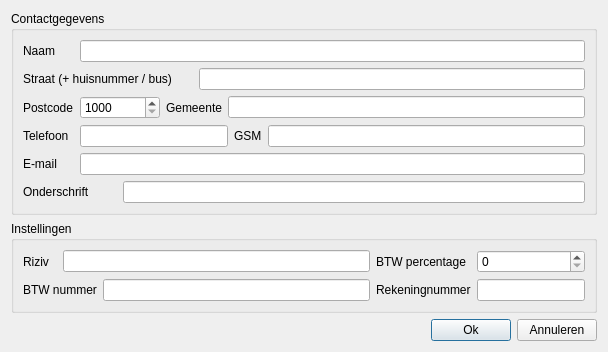
<?xml version="1.0" encoding="UTF-8"?>
<ui version="4.0">
 <class>Instellingen</class>
 <widget class="QDialog" name="Instellingen">
  <property name="windowModality">
   <enum>Qt::WindowModal</enum>
  </property>
  <property name="geometry">
   <rect>
    <x>0</x>
    <y>0</y>
    <width>608</width>
    <height>333</height>
   </rect>
  </property>
  <property name="contextMenuPolicy">
   <enum>Qt::DefaultContextMenu</enum>
  </property>
  <property name="windowTitle">
   <string>Instellingen</string>
  </property>
  <property name="windowIcon">
   <iconset resource="../icons.qrc">
    <normaloff>:/icons/agt_softwareD-64.png</normaloff>:/icons/agt_softwareD-64.png</iconset>
  </property>
  <property name="locale">
   <locale language="Dutch" country="Belgium"/>
  </property>
  <property name="modal">
   <bool>true</bool>
  </property>
  <layout class="QGridLayout" name="gridLayout_3">
   <item row="0" column="0">
    <widget class="QGroupBox" name="g_contactgegevens">
     <property name="title">
      <string>Contactgegevens</string>
     </property>
     <layout class="QGridLayout" name="gridLayout">
      <item row="0" column="0">
       <widget class="QLabel" name="l_naam">
        <property name="text">
         <string>Naam</string>
        </property>
       </widget>
      </item>
      <item row="0" column="1" colspan="7">
       <widget class="QLineEdit" name="m_naam"/>
      </item>
      <item row="1" column="0" colspan="4">
       <widget class="QLabel" name="l_straat">
        <property name="text">
         <string>Straat (+ huisnummer / bus)</string>
        </property>
       </widget>
      </item>
      <item row="1" column="4" colspan="4">
       <widget class="QLineEdit" name="m_straat"/>
      </item>
      <item row="2" column="0">
       <widget class="QLabel" name="l_postcode">
        <property name="text">
         <string>Postcode</string>
        </property>
       </widget>
      </item>
      <item row="2" column="1" colspan="2">
       <widget class="QSpinBox" name="m_postcode">
        <property name="sizePolicy">
         <sizepolicy hsizetype="Preferred" vsizetype="Fixed">
          <horstretch>0</horstretch>
          <verstretch>0</verstretch>
         </sizepolicy>
        </property>
        <property name="minimumSize">
         <size>
          <width>80</width>
          <height>0</height>
         </size>
        </property>
        <property name="minimum">
         <number>1000</number>
        </property>
        <property name="maximum">
         <number>9999</number>
        </property>
       </widget>
      </item>
      <item row="2" column="3" colspan="2">
       <widget class="QLabel" name="l_gemeente">
        <property name="text">
         <string>Gemeente</string>
        </property>
       </widget>
      </item>
      <item row="2" column="5" colspan="3">
       <widget class="QLineEdit" name="m_gemeente"/>
      </item>
      <item row="3" column="0">
       <widget class="QLabel" name="l_telefoon">
        <property name="text">
         <string>Telefoon</string>
        </property>
       </widget>
      </item>
      <item row="3" column="1" colspan="5">
       <widget class="QLineEdit" name="m_telefoon"/>
      </item>
      <item row="3" column="6">
       <widget class="QLabel" name="l_gsm">
        <property name="text">
         <string>GSM</string>
        </property>
       </widget>
      </item>
      <item row="3" column="7">
       <widget class="QLineEdit" name="m_gsm"/>
      </item>
      <item row="4" column="0">
       <widget class="QLabel" name="l_email">
        <property name="text">
         <string>E-mail</string>
        </property>
       </widget>
      </item>
      <item row="4" column="1" colspan="7">
       <widget class="QLineEdit" name="m_email"/>
      </item>
      <item row="5" column="0" colspan="2">
       <widget class="QLabel" name="l_onderschrift">
        <property name="text">
         <string>Onderschrift</string>
        </property>
       </widget>
      </item>
      <item row="5" column="2" colspan="6">
       <widget class="QLineEdit" name="m_onderschrift"/>
      </item>
     </layout>
    </widget>
   </item>
   <item row="1" column="0">
    <widget class="QGroupBox" name="g_instellingen">
     <property name="title">
      <string>Instellingen</string>
     </property>
     <layout class="QGridLayout" name="gridLayout_2">
      <item row="0" column="0">
       <widget class="QLabel" name="l_riziv">
        <property name="text">
         <string>Riziv</string>
        </property>
       </widget>
      </item>
      <item row="0" column="1" colspan="2">
       <widget class="QLineEdit" name="m_riziv"/>
      </item>
      <item row="0" column="3">
       <widget class="QLabel" name="l_btwpercentage">
        <property name="text">
         <string>BTW percentage</string>
        </property>
       </widget>
      </item>
      <item row="0" column="4">
       <widget class="QSpinBox" name="m_btwpercentage">
        <property name="sizePolicy">
         <sizepolicy hsizetype="Preferred" vsizetype="Fixed">
          <horstretch>0</horstretch>
          <verstretch>0</verstretch>
         </sizepolicy>
        </property>
        <property name="maximumSize">
         <size>
          <width>200</width>
          <height>16777215</height>
         </size>
        </property>
       </widget>
      </item>
      <item row="1" column="0" colspan="2">
       <widget class="QLabel" name="l_btwnummer">
        <property name="text">
         <string>BTW nummer</string>
        </property>
       </widget>
      </item>
      <item row="1" column="2">
       <widget class="QLineEdit" name="m_btwnummer"/>
      </item>
      <item row="1" column="3">
       <widget class="QLabel" name="l_rekeningnummer">
        <property name="text">
         <string>Rekeningnummer</string>
        </property>
       </widget>
      </item>
      <item row="1" column="4">
       <widget class="QLineEdit" name="m_rekeningnummer">
        <property name="sizePolicy">
         <sizepolicy hsizetype="Preferred" vsizetype="Fixed">
          <horstretch>0</horstretch>
          <verstretch>0</verstretch>
         </sizepolicy>
        </property>
       </widget>
      </item>
     </layout>
    </widget>
   </item>
   <item row="2" column="0">
    <spacer name="verticalSpacer">
     <property name="orientation">
      <enum>Qt::Vertical</enum>
     </property>
     <property name="sizeHint" stdset="0">
      <size>
       <width>20</width>
       <height>3</height>
      </size>
     </property>
    </spacer>
   </item>
   <item row="3" column="0">
    <layout class="QHBoxLayout" name="horizontalLayout">
     <item>
      <spacer name="horizontalSpacer">
       <property name="orientation">
        <enum>Qt::Horizontal</enum>
       </property>
       <property name="sizeHint" stdset="0">
        <size>
         <width>40</width>
         <height>20</height>
        </size>
       </property>
      </spacer>
     </item>
     <item>
      <widget class="QPushButton" name="b_ok">
       <property name="text">
        <string>Ok</string>
       </property>
      </widget>
     </item>
     <item>
      <widget class="QPushButton" name="b_annuleren">
       <property name="text">
        <string>Annuleren</string>
       </property>
      </widget>
     </item>
    </layout>
   </item>
  </layout>
 </widget>
 <resources>
  <include location="../icons.qrc"/>
 </resources>
 <connections/>
</ui>
